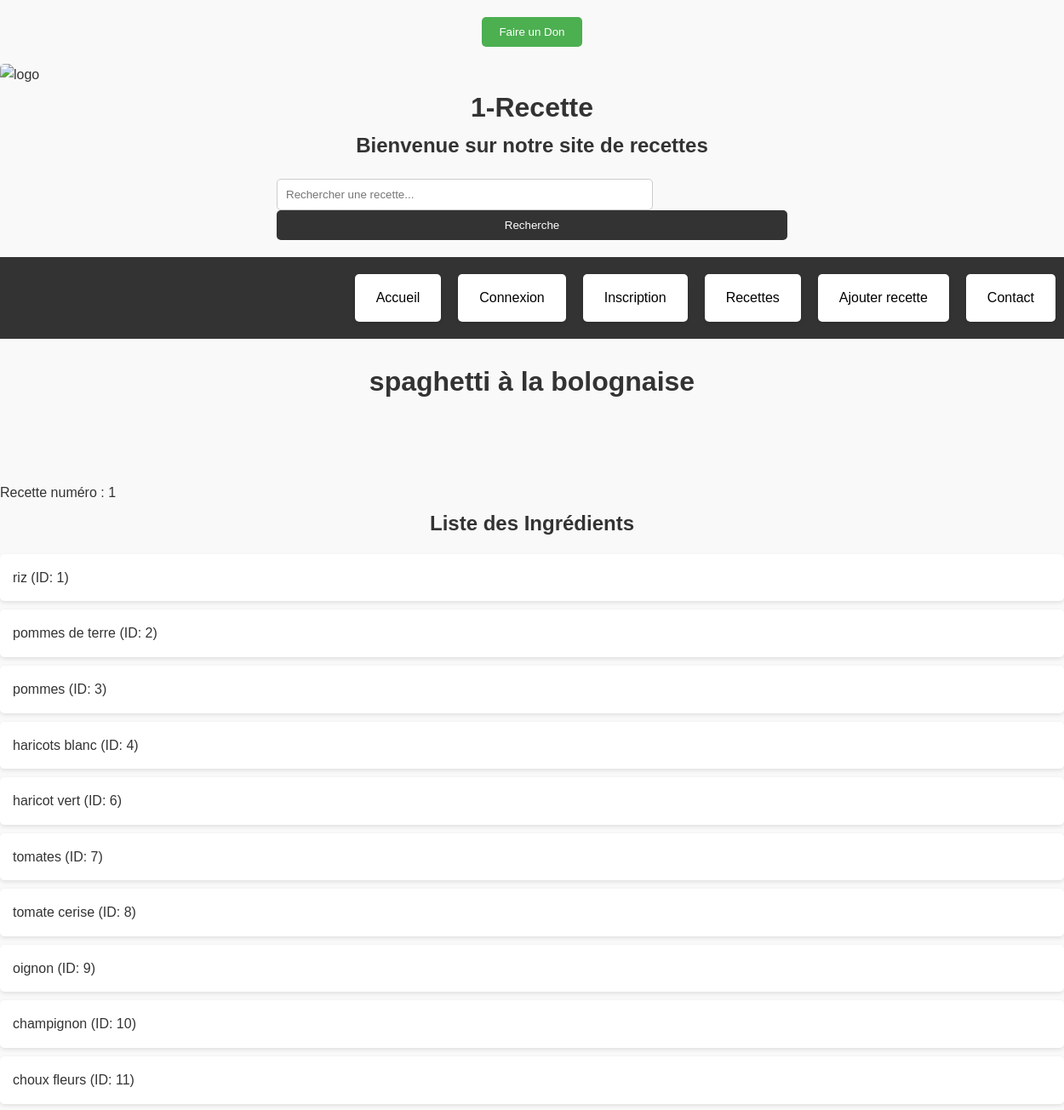
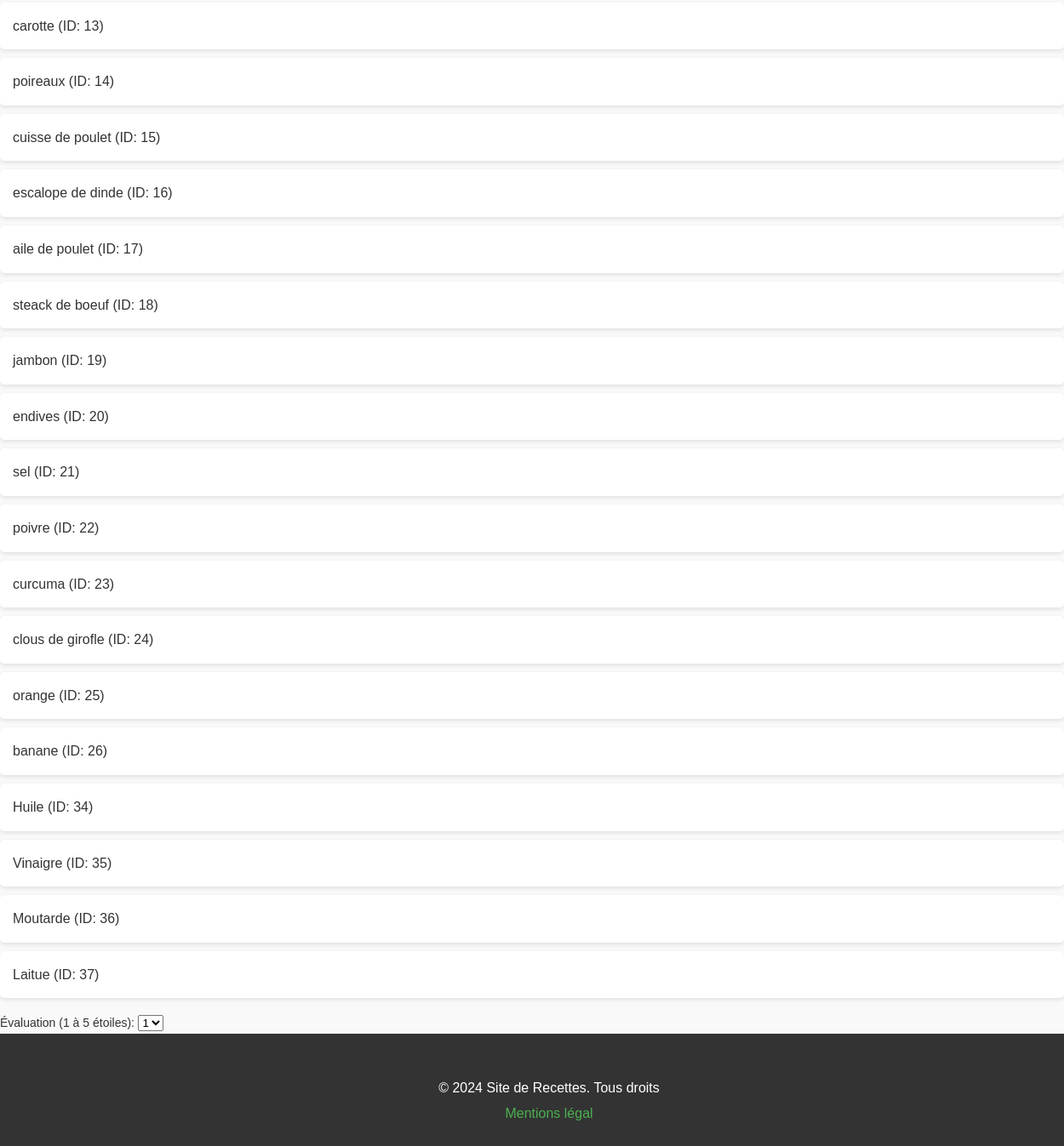
Page /spaghetti.php on the earlier database version (2 pictures, top to bottom).
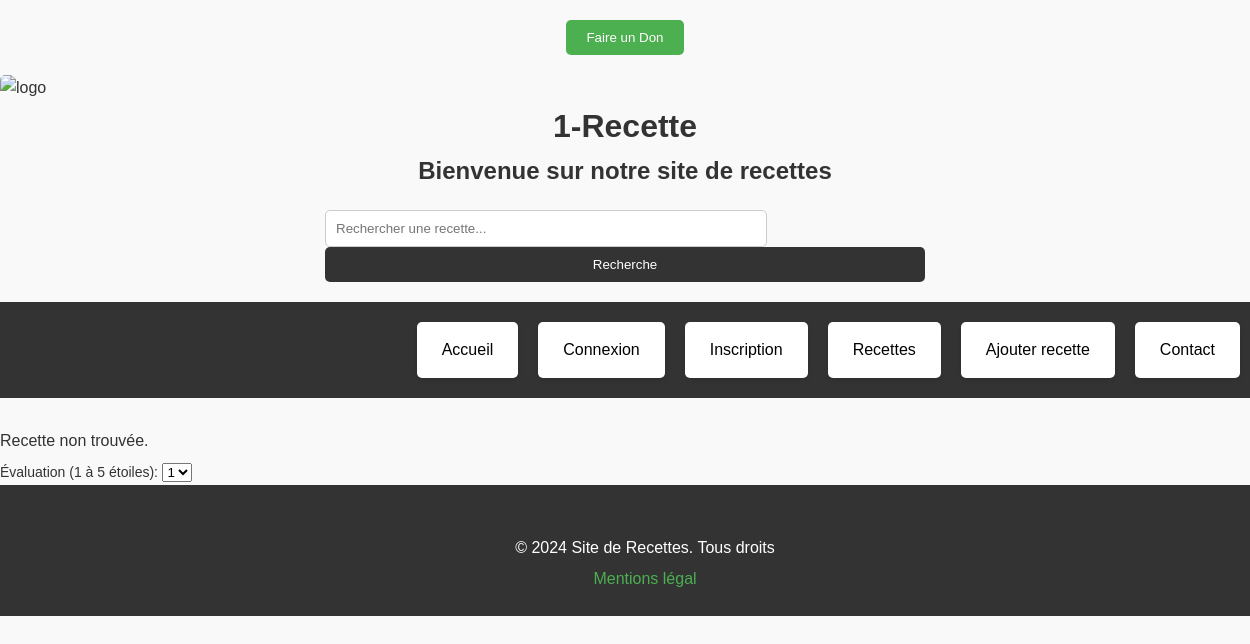
Same page on the later database version.
### tables this page shows
CREATE TABLE IF NOT EXISTS `recettes` (
  `id_recettes` int NOT NULL AUTO_INCREMENT,
  `recette_nom` varchar(50) NOT NULL,
  `preparation` text NOT NULL,
  `id_difficulte` int DEFAULT NULL,
  `id_ingredient` int DEFAULT NULL,
  `id_images` int DEFAULT NULL,
  PRIMARY KEY (`id_recettes`),
  KEY `diff` (`id_difficulte`),
  KEY `ind` (`id_ingredient`),
  KEY `fk_recettes_images` (`id_images`)
);

CREATE TABLE IF NOT EXISTS `ingredients` (
  `id_ingredient` int NOT NULL AUTO_INCREMENT,
  `ingredient_nom` varchar(50) DEFAULT NULL,
  PRIMARY KEY (`id_ingredient`)
);

### spaghetti.php (the view, shortened to what this page needs)
<?php
include 'db.php';
$id_recette = isset($_GET['id']) ? (int) $_GET['id'] : 1;
try {
    $stmt = $pdo->prepare("SELECT * FROM recettes WHERE id_recettes = :id_recettes");
    $stmt->bindParam(':id_recettes', $id_recette);
    $stmt->execute();
    $recette = $stmt->fetch();
} catch (PDOException $e) {
    die("Erreur lors de la récupération de la recette : " . $e->getMessage());
}
?>
<!DOCTYPE html>
<html lang="en">
<head>
    <link rel="stylesheet" href="https://cdnjs.cloudflare.com/ajax/libs/font-awesome/5.15.4/css/all.min.css">
    <link rel="stylesheet" href="styles.css">
</head>
<body>
<a href="don.php" class="don-btn">
        <button>Faire un Don</button>
    </a>
    <img src="./assets/images/pngegg.png" alt="logo" class="logo"><h1>1-Recette</h1>
    <?php include 'header.php'; ?>
<br>
    <div class="recette">
        <?php if ($recette): ?>
            <h1><?php echo htmlspecialchars($recette['nom']); ?></h1>
            <br>
            <br>
            <p>Recette numéro : <?php echo nl2br(htmlspecialchars($recette['id_recettes'])); ?></p>
            <?php
    $sql = "SELECT id_ingredient, nom FROM ingredients";
    $result = $pdo->query($sql);
    if ($result->rowCount() > 0) {
        echo "<h2>Liste des Ingrédients</h2>";
        echo "<ul>";
        while ($row = $result->fetch(PDO::FETCH_ASSOC)) {
            echo "<li>" . htmlspecialchars($row['nom']) . " (ID: " . $row['id_ingredient'] . ")</li>";
        }
        echo "</ul>";
    } else {
        echo "Aucun ingrédient trouvé.";
    }
            ?>
        <?php else: ?>
            <p>Recette non trouvée.</p>
        <?php endif; ?>
    </div>
    <label for="etoiles">Évaluation (1 à 5 étoiles):</label>
        <select name="etoiles" required>
            <option value="1">1</option>
        </select>
    <?php include 'footer.php'; ?>
</body>
</html>

### header.php
<h2>Bienvenue sur notre site de recettes</h2>
        <form class="recherche" action="db.php" method="GET">
            <input type="text" name="query" placeholder="Rechercher une recette...">
            <button type="submit">Recherche</button>
        </form>
<nav>
    <ul>
        <li><a href="index.php">Accueil</a></li>
        <li><a href="login.php">Connexion</a></li>
        <li><a href="register.php">Inscription</a></li>
        <li><a href="recette.php">Recettes</a></li>
        <li><a href="ajouter_recette">Ajouter recette</a></li>
        <li><a href="contact.php">Contact</a></li>
    </ul>
</nav>

### footer.php
<footer>
<a href="https://www.facebook.com/groups/recettesgateaux/"><i class="fa-brands fa-facebook"></i></a>
<a href="https://x.com/i/flow/login?redirect_after_login=%2Frecettes"><i class="fa-brands fa-twitter"></i></a>
    <p>&copy; 2024 Site de Recettes. Tous droits
        <p><a href="mentionslegales.php">Mentions légal</a></p>
</footer>

### styles.css (style rules this page uses)
body, h1, h2, h3, p { margin: 0; padding: 0; font-family: 'Arial', sans-serif; }
body { background-color: #f9f9f9; color: #333; line-height: 1.6; }
h2 { text-align: center; }
nav { background-color: #333; padding: 10px; }
nav ul { list-style-type: none; margin: 0; padding: 0; display: flex; justify-content: flex-end; }
nav ul li { margin-left: 20px; }
nav ul li a { color: rgb(0, 0, 0); text-decoration: none; padding: 5px 10px; transition: background-color 0.3s; }
.recherche { margin: 20px auto; max-width: 600px; }
.recherche input[type="text"] { width: 70%; padding: 10px; border: 1px solid #ccc; border-radius: 5px; }
.recherche button { padding: 10px 15px; border: none; background-color: #333; color: white; border-radius: 5px; cursor: pointer; }
a { text-decoration: none; color: #4CAF50; }
.don-btn { display: block; text-align: center; margin: 20px auto; }
.don-btn button { padding: 10px 20px; border: none; background-color: #4CAF50; color: white; border-radius: 5px; cursor: pointer; transition: background-color 0.3s; }
footer { text-align: center; padding: 20px; background-color: #333; color: white; position: relative; bottom: 0; width: 100%; }
h1 { text-align: center; color: #333; }
ul { list-style-type: none; padding: 0; }
li { background: #fff; margin: 10px 0; padding: 15px; border-radius: 5px; box-shadow: 0 2px 5px rgba(0, 0, 0, 0.1); }
h2 { margin: 0 0 10px; }
img { max-width: 100%; height: auto; border-radius: 5px; }
.logo { max-width: 150px; height: auto; }
p { margin: 5px 0; }
form { display: flex; flex-direction: column; }
label { margin-bottom: 8px; font-size: 14px; color: #333333; }

Differences in the rows shown:
removed recettes: nom "spaghetti à la bolognaise", id_recettes "1"
no longer on this page (row edited): ingredients: nom "riz", id_ingredient "1"
no longer on this page (row edited): ingredients: nom "pommes de terre", id_ingredient "2"
no longer on this page (row edited): ingredients: nom "pommes", id_ingredient "3"
no longer on this page (row edited): ingredients: nom "haricots blanc", id_ingredient "4"
no longer on this page (row edited): ingredients: nom "haricot vert", id_ingredient "6"
no longer on this page (row edited): ingredients: nom "tomates", id_ingredient "7"
no longer on this page (row edited): ingredients: nom "tomate cerise", id_ingredient "8"
no longer on this page (row edited): ingredients: nom "oignon", id_ingredient "9"
no longer on this page (row edited): ingredients: nom "champignon", id_ingredient "10"
no longer on this page (row edited): ingredients: nom "choux fleurs", id_ingredient "11"
no longer on this page (row edited): ingredients: nom "carotte", id_ingredient "13"
no longer on this page (row edited): ingredients: nom "poireaux", id_ingredient "14"
no longer on this page (row edited): ingredients: nom "cuisse de poulet", id_ingredient "15"
no longer on this page (row edited): ingredients: nom "escalope de dinde", id_ingredient "16"
no longer on this page (row edited): ingredients: nom "aile de poulet", id_ingredient "17"
no longer on this page (row edited): ingredients: nom "steack de boeuf", id_ingredient "18"
no longer on this page (row edited): ingredients: nom "jambon", id_ingredient "19"
no longer on this page (row edited): ingredients: nom "endives", id_ingredient "20"
no longer on this page (row edited): ingredients: nom "sel", id_ingredient "21"
no longer on this page (row edited): ingredients: nom "poivre", id_ingredient "22"
no longer on this page (row edited): ingredients: nom "curcuma", id_ingredient "23"
no longer on this page (row edited): ingredients: nom "clous de girofle", id_ingredient "24"
no longer on this page (row edited): ingredients: nom "orange", id_ingredient "25"
no longer on this page (row edited): ingredients: nom "banane", id_ingredient "26"
no longer on this page (row edited): ingredients: nom "Huile", id_ingredient "34"
no longer on this page (row edited): ingredients: nom "Vinaigre", id_ingredient "35"
no longer on this page (row edited): ingredients: nom "Moutarde", id_ingredient "36"
no longer on this page (row edited): ingredients: nom "Laitue", id_ingredient "37"
Other differences:
text no longer shown: "Recette numéro : Liste des Ingrédients"
text now shown: "Recette non trouvée."
